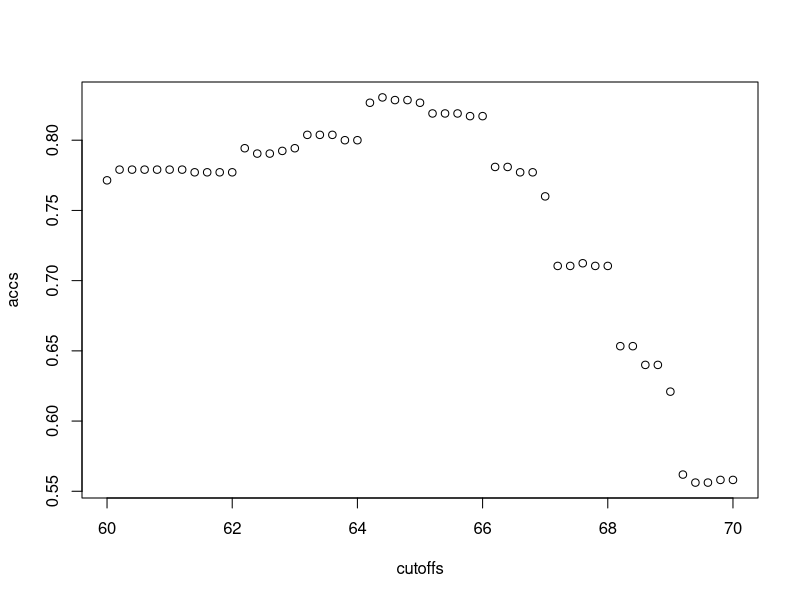

Recreate this plot in R.
library(dslabs)
data(heights)

library(caret)
library(tidyverse)

# outcomes and predictors
y <- heights$sex
x <- heights$height

# for reproducibility:
set.seed(2)
train_index <- createDataPartition(y, times = 1, p = 0.5, list=FALSE)

train_set <- heights[train_index, ]
test_set <- heights[-train_index, ]

# first algorithm, just guess the sex
# ensure the outcomes are factors
guessed <- sample(c("Male", "Female"), length(test_set[,1]), replace = TRUE) %>% factor(levels=levels(heights$sex))
# find the accuracy
guessed_accuracy <- sum(guessed == test_set$sex)/length(guessed)

# notice that we can do better than guessing; in fact, males are typically taller:
train_set %>% group_by(sex) %>% summarize(mean(height), sd(height))
# female has mean 65 and male has mean 69.3
# say it is male if it is above 67.15
predicted <- ifelse(test_set$height >= 67.15, "Male", "Female") %>% factor(levels=levels(heights$sex))
predicted_accuracy <- sum(predicted == test_set$sex)/length(predicted) # almost 75% accuracy

# find the best cutoff on the training data
cutoffs <- seq(60, 70, 0.2)
accs <- map_dbl(cutoffs, function(c) {
  pred <- ifelse(train_set$height >= c, "Male", "Female") %>% factor(levels=levels(heights$sex))
  mean(pred == train_set$sex)
})
plot(cutoffs, accs)
print("Best accuracy is ")
print(max(accs))
# store the best cutoff
best_cutoff <- cutoffs[which.max(accs)]
# check the final accuracy with this cutoff
accuracy <- mean(ifelse(test_set$height >= best_cutoff, "Male", "Female") %>% factor(levels=levels(heights$sex)) == test_set$sex)
print("Final accuracy is ")
print(accuracy)
